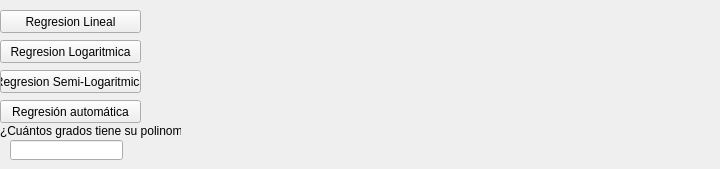
    <widget class="QWidget" name="tab_8">
     <attribute name="title">
      <string>Regresiones</string>
     </attribute>
     <widget class="QPushButton" name="lineal">
      <property name="geometry">
       <rect>
        <x>0</x>
        <y>10</y>
        <width>141</width>
        <height>23</height>
       </rect>
      </property>
      <property name="text">
       <string>Regresion Lineal</string>
      </property>
     </widget>
     <widget class="QPushButton" name="slg">
      <property name="geometry">
       <rect>
        <x>0</x>
        <y>70</y>
        <width>141</width>
        <height>23</height>
       </rect>
      </property>
      <property name="text">
       <string>Regresion Semi-Logaritmica</string>
      </property>
     </widget>
     <widget class="QLabel" name="reglin">
      <property name="geometry">
       <rect>
        <x>150</x>
        <y>10</y>
        <width>561</width>
        <height>20</height>
       </rect>
      </property>
      <property name="text">
       <string/>
      </property>
     </widget>
     <widget class="QLabel" name="regslg">
      <property name="geometry">
       <rect>
        <x>150</x>
        <y>70</y>
        <width>561</width>
        <height>20</height>
       </rect>
      </property>
      <property name="text">
       <string/>
      </property>
     </widget>
     <widget class="QPushButton" name="log">
      <property name="geometry">
       <rect>
        <x>0</x>
        <y>40</y>
        <width>141</width>
        <height>23</height>
       </rect>
      </property>
      <property name="text">
       <string>Regresion Logaritmica</string>
      </property>
     </widget>
     <widget class="QLabel" name="reglg">
      <property name="geometry">
       <rect>
        <x>150</x>
        <y>40</y>
        <width>551</width>
        <height>21</height>
       </rect>
      </property>
      <property name="text">
       <string/>
      </property>
     </widget>
     <widget class="QPushButton" name="aut">
      <property name="geometry">
       <rect>
        <x>0</x>
        <y>100</y>
        <width>141</width>
        <height>23</height>
       </rect>
      </property>
      <property name="text">
       <string>Regresión automática</string>
      </property>
     </widget>
     <widget class="QLabel" name="atreg">
      <property name="geometry">
       <rect>
        <x>150</x>
        <y>100</y>
        <width>111</width>
        <height>21</height>
       </rect>
      </property>
      <property name="text">
       <string/>
      </property>
     </widget>
     <widget class="QLabel" name="autr">
      <property name="geometry">
       <rect>
        <x>260</x>
        <y>100</y>
        <width>131</width>
        <height>21</height>
       </rect>
      </property>
      <property name="text">
       <string/>
      </property>
     </widget>
     <widget class="QLabel" name="label_55">
      <property name="geometry">
       <rect>
        <x>0</x>
        <y>120</y>
        <width>181</width>
        <height>21</height>
       </rect>
      </property>
      <property name="text">
       <string>¿Cuántos grados tiene su polinomio?</string>
      </property>
     </widget>
     <widget class="QLineEdit" name="gra">
      <property name="geometry">
       <rect>
        <x>10</x>
        <y>140</y>
        <width>113</width>
        <height>20</height>
       </rect>
      </property>
     </widget>
    </widget>
